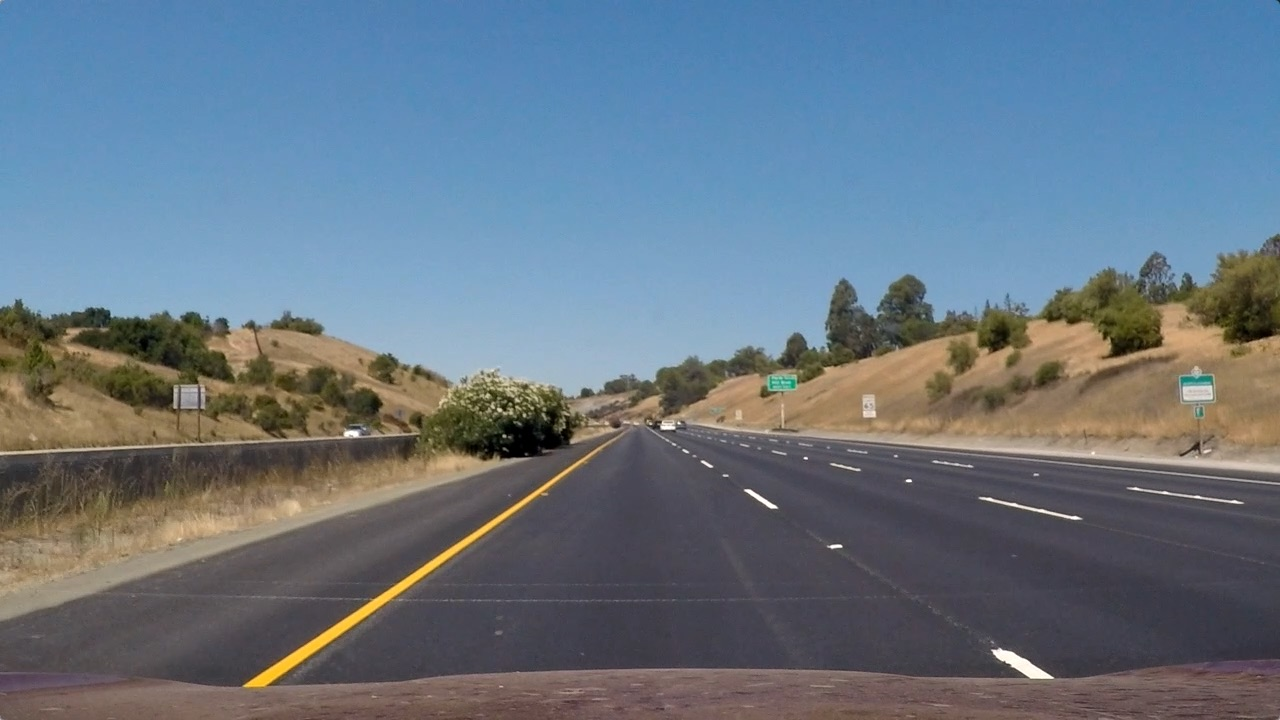
#> input picture test_images/straight_lines1.jpg, 1280 x 720 px; its folder holds only this picture in this run
$ jupyter execute --allow-errors calibration_and_perspective.ipynb
#> lines starting #> are read from the running program, lines starting #| are printed output that depends on the picture
## Camera calibration and birds eye persective transformation.
* Use the camera distortion correction matrix developed in camera_calibration
* This matrix is stored in a pickle file and is written once but used
    on every image hence forth

[cell 1]
import cv2
import numpy as np
import glob
import pickle

from matplotlib import pyplot as plt

"""
load the camera calibration matrices dist, mtx
dist is the distortion coefficients at grid points in the camera plane
mtx is the camera matrix. Note: these matrices are computed once,
from the chessborad calibration and used repreated during the pipeline
"""

with open('camera.pickle', 'rb') as handle:
#> (reads camera.pickle from the repository)
    (dist, mtx) = pickle.load(handle)

#print(dist)
#print(mtx)

images = glob.glob('./test_images/*.jpg')

#loop over images.  Note: this is for testing, place in the
#pipeline as you piece it together

for image in images:
  img = cv2.imread(image)
#> img is the input picture: shape (720, 1280, 3); mean B, G, R 131.2, 117.7, 103.2
  dst = cv2.undistort(img, mtx, dist, None, mtx)
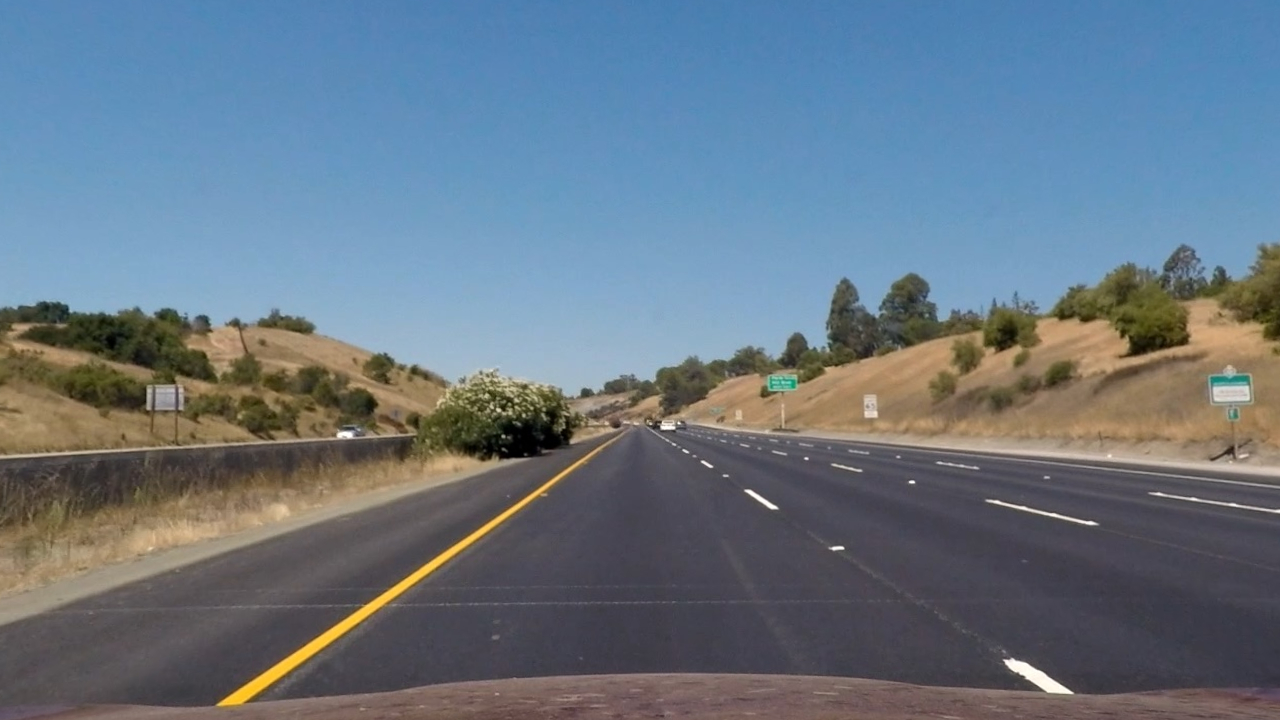
#> dst: shape (720, 1280, 3); mean B, G, R 131.6, 118.3, 103.6
  #cv2.imshow('img',dst)
  cv2.imwrite(image.replace('./test_images/', './calibrated_test_images/'),dst)

#fun image created by subtracting the original image
#from the undistorted image
plt.imshow(img-dst)
plt.show
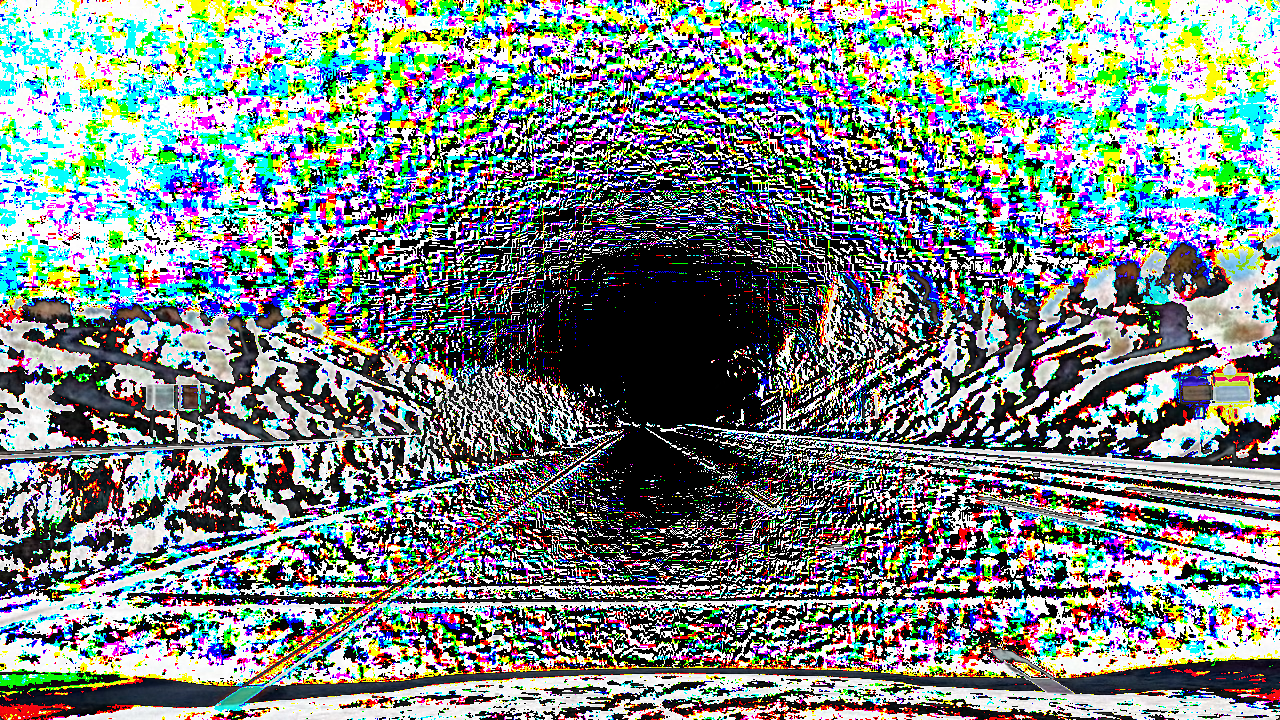
#> shown: shape (720, 1280, 3); mean R, G, B 122.9, 134, 132.6

#> (a cell that did not finish here is left out)

[cell 3]
from moviepy.editor import VideoFileClip

import numpy as np
import glob
import pickle
from moviepy.editor import *
import cv2

##This method is run each time an image is read from the MP4 file
#In this simple case, only the undistortion step is run

def process_image(image):
  #undistort using mtx and dist matrices
  dst = cv2.undistort(image, mtx, dist, None, mtx)
  return dst

#Load the camera correction data from the pickle file
#Note: this camera.pickle is created in camera_calibraion.ipynb
#and is created once
with open('camera.pickle', 'rb') as handle:
    (dist, mtx) = pickle.load(handle)


out_dir = './calibrated_test_images/'
src_dir = './'

#this loops over all .mp4 files in the directory
movies = glob.glob(src_dir+'*.mp4')

for movie in movies:

   outfile = movie.replace(src_dir,out_dir)

   input_clip = VideoFileClip(indir+movie)

   clip = input_clip.fl_image(process_image) #NOTE: this function expects color images!!
   clip.write_videofile(outfile, audio=False)

# Birds eye perspective transformation for individual images
Uses a trapezoidal shape in the source image to transform into
a distination space.  src points are pts, destination is dst below.

[cell 4]
import cv2
import numpy as np
from matplotlib import pyplot as plt
import glob

#pts correspond to trapezoid that was determined manually
#once determined, the transform is used throughout to convert to
#the birds eye view.  The dst points are the coordinates in the target
#perspective target image
pts = np.array([[581,477],[699,477],[896,675],[384,675]],dtype = "float32")
dst = np.array([[384,0],[896,0],[896,720],[384,720]],dtype = "float32")
M = cv2.getPerspectiveTransform(pts, dst)

#use the following images to correct edge images
src_dir = './edge_test_images/'
out_dir = './birdseye_edge_test_images/'

#use the following to see the results of perspective transformation
#on the distortion corrected images
#src_dir = './calibrated_test_images/'
#out_dir = './birdseye_test_images/'

images = glob.glob(src_dir+'*.jpg')

for image in images:
  img = cv2.imread(image,-1)
  warped = cv2.warpPerspective(img, M, (1280,720))
  cv2.imwrite(image.replace(src_dir, out_dir),warped)
  #print(np.shape(warped))

# Birds eye perspective transformation for video frames
This is the same general idea as the cell above except for
.mp4 movies.  This is only used for visualization.  The
transformation is used on edge images in practice.

[cell 5]
from moviepy.editor import VideoFileClip
import numpy as np
import glob
import pickle
import cv2

#process image is run once per frame by MoviePy
#The metrix M is created once in the main program
def process_image(image):
  warped = cv2.warpPerspective(image, M, (1280,720))
  #dst = cv2.undistort(image, mtx, dist, None, mtx)
  return warped


#create the M transformation matrix from the trapezoid and
#target points
pts = np.array([[581,477],[699,477],[896,675],[384,675]],dtype = "float32")
dst = np.array([[384,0],[896,0],[896,720],[384,720]],dtype = "float32")
M = cv2.getPerspectiveTransform(pts, dst)

src_dir = './calibrated_test_images/'
out_dir = './birdseye_test_images/'

movies = glob.glob(src_dir +'*.mp4')

for movie in movies:
   outfile = movie.replace(src_dir,out_dir)
   print(outfile)
   input_clip = VideoFileClip(movie)

   clip = input_clip.fl_image(process_image) #NOTE: this function expects color images!!
   clip.write_videofile(outfile, audio=False)
